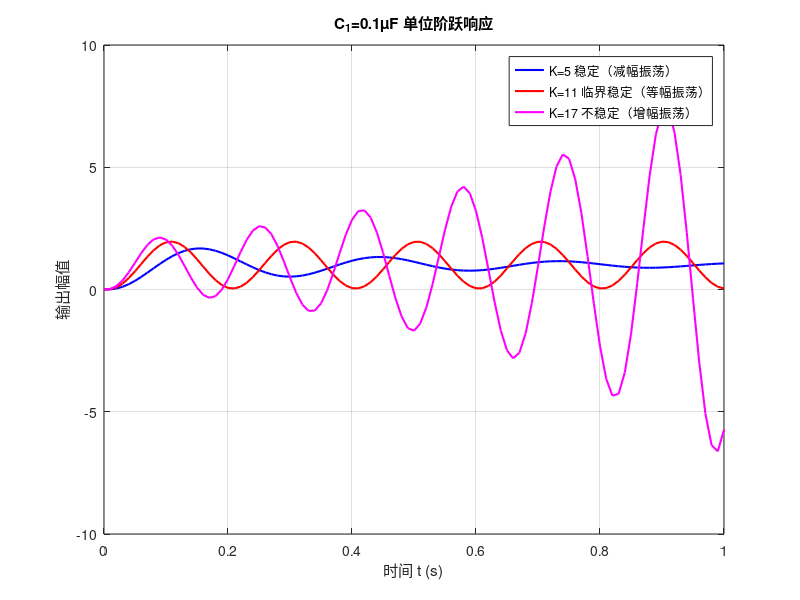
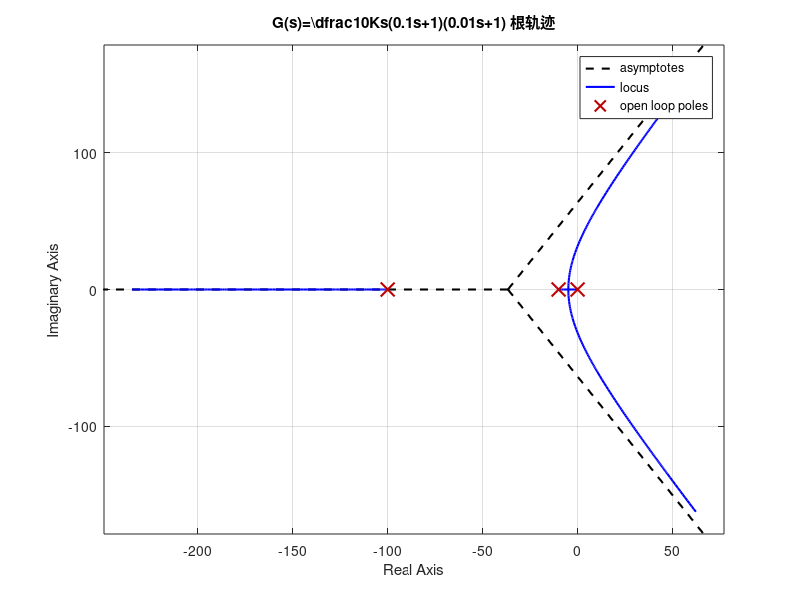
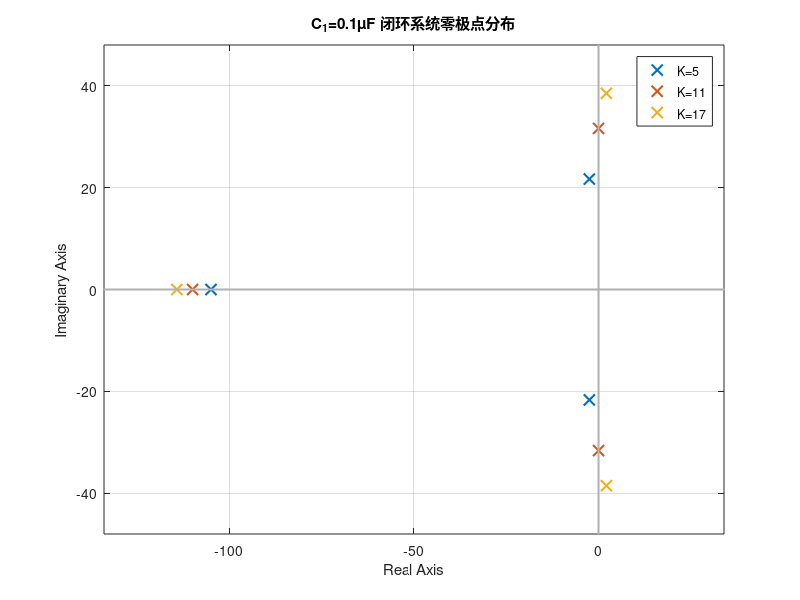

MATLAB code for these plots, in order:
%% 自控实验四 任务二 C1=0.1uF  K=5,11,17
clear; clc; close all;

%开环传递函数 G(s)=10K / [s(0.1s+1)(0.01s+1)]
den_c1 = conv([1 0], conv([0.1 1], [0.01 1]));

num_K5  = 10*5;
num_K11 = 10*11;
num_K17 = 10*17;

%构造开环
G5  = tf(num_K5, den_c1);
G11 = tf(num_K11,den_c1);
G17 = tf(num_K17,den_c1);

%单位负反馈闭环
sys5  = feedback(G5, 1);
sys11 = feedback(G11,1);
sys17 = feedback(G17,1);

%% ==========1.阶跃响应==========
figure('Name','C1=0.1uF 阶跃响应 K=5,11,17');
t = 0:0.01:1.0;
[y5,~]  = step(sys5, t);
[y11,~] = step(sys11,t);
[y17,~] = step(sys17,t);

plot(t,y5,'b-','LineWidth',1.5); hold on;
plot(t,y11,'r-','LineWidth',1.5);
plot(t,y17,'m-','LineWidth',1.5);

legend('K=5 稳定（减幅振荡）','K=11 临界稳定（等幅振荡）','K=17 不稳定（增幅振荡）','Location','best');
grid on;
title('C_1=0.1\muF 单位阶跃响应');
xlabel('时间 t (s)'); ylabel('输出幅值');
hold off;

%% ==========2.根轨迹==========
figure('Name','C1=0.1uF 根轨迹');
G_open = tf(10, den_c1);
rlocus(G_open);
set(findobj(gcf,'type','line'),'LineWidth',1.5);
grid on;
title('G(s)=\dfrac{10K}{s(0.1s+1)(0.01s+1)} 根轨迹');

%% ==========3.闭环零极点图==========
figure('Name','C1=0.1uF 闭环零极点');
pzmap(sys5, sys11, sys17);
pz_lines = findobj(gcf,'Type','line');
for i = 1:length(pz_lines)
    set(pz_lines(i),'MarkerSize',8,'LineWidth',1.5);
end
legend('K=5','K=11','K=17','Location','best');
grid on;
title('C_1=0.1\muF 闭环系统零极点分布');
